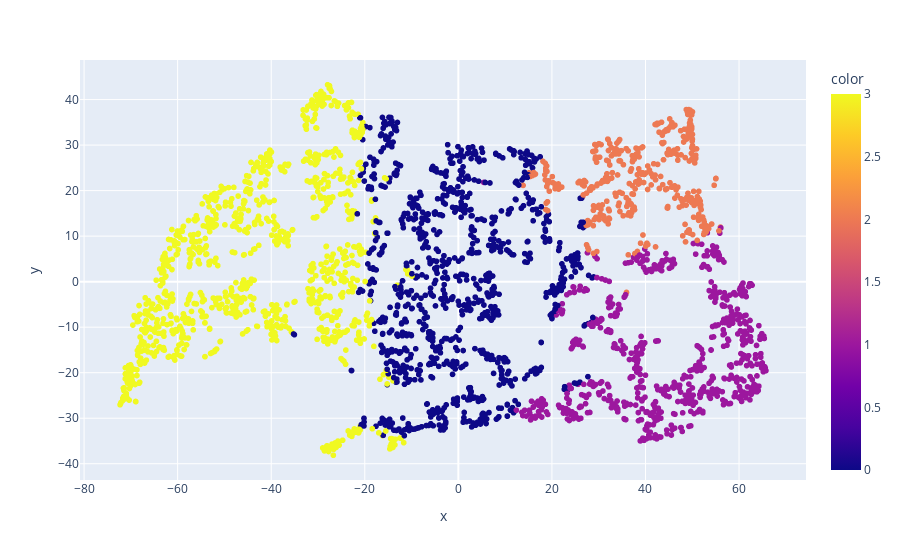

Notebook cell for this chart:
### Markdown cell above
**Respuesta:**

### Code cell
fig = px.scatter(x=result_tsne[:, 0], y=result_tsne[:, 1], color=kmeans_model.labels_)
fig.show()

### Figure 1 — Plotly figure (JSON) as saved in the notebook; plotly's stock layout.template omitted (floating-point values rounded to 4 significant figures; data arrays with more than 128 entries replaced by an {"elided": "..."} marker saying what was removed)
{"data": [{"hovertemplate": "x=%{x}<br>y=%{y}<br>color=%{marker.color}<extra></extra>", "legendgroup": "", "marker": {"color": {"elided": "2893 int values"}, "coloraxis": "coloraxis", "symbol": "circle"}, "mode": "markers", "name": "", "showlegend": false, "type": "scattergl", "x": {"elided": "2893 float values"}, "xaxis": "x", "y": {"elided": "2893 float values"}, "yaxis": "y"}], "layout": {"coloraxis": {"colorbar": {"title": {"text": "color"}}, "colorscale": [[0, "#0d0887"], [0.1111, "#46039f"], [0.2222, "#7201a8"], [0.3333, "#9c179e"], [0.4444, "#bd3786"], [0.5556, "#d8576b"], [0.6667, "#ed7953"], [0.7778, "#fb9f3a"], [0.8889, "#fdca26"], [1, "#f0f921"]]}, "legend": {"tracegroupgap": 0}, "margin": {"t": 60}, "xaxis": {"anchor": "y", "domain": [0, 1], "title": {"text": "x"}}, "yaxis": {"anchor": "x", "domain": [0, 1], "title": {"text": "y"}}}}
